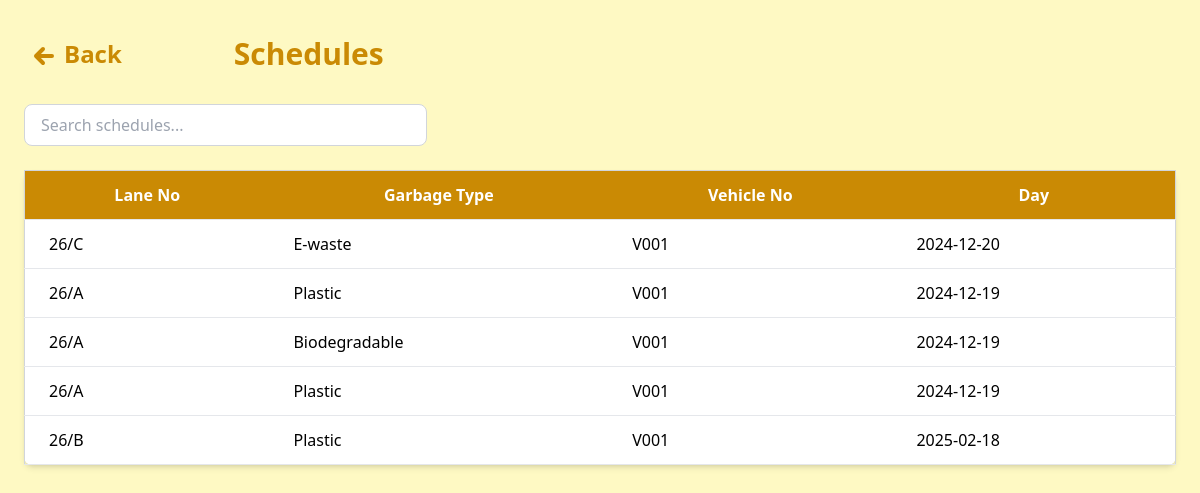
The page /user/view_schedules.php on the database as committed earlier.
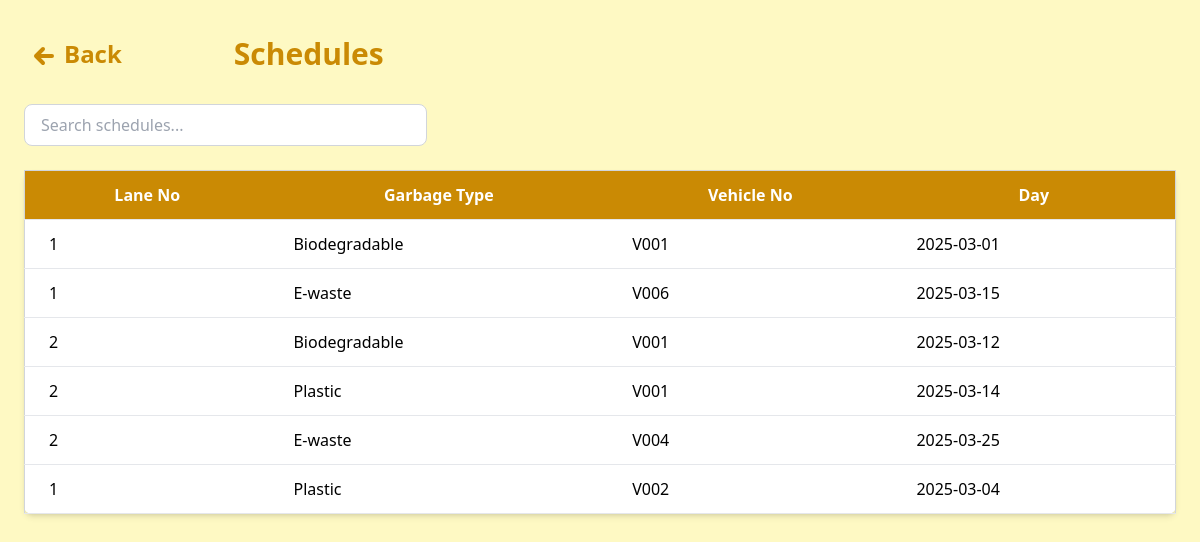
The same page on the database as committed later.
### tables this page shows
CREATE TABLE IF NOT EXISTS `schedule` (
  `id` int NOT NULL AUTO_INCREMENT,
  `lane_no` varchar(50) NOT NULL,
  `garbage_type` enum('Plastic','Biodegradable','E-waste') NOT NULL,
  `day` varchar(50) NOT NULL,
  `week` enum('Every week','First week','Second week','Third week','Fourth week') NOT NULL,
  `vehicle_no` varchar(50) NOT NULL,
  PRIMARY KEY (`id`)
);

### user/view_schedules.php (the view, shortened to what this page needs)
<?php
include '../config/database.php';
$sql = "SELECT * FROM schedule";
$result = $conn->query($sql);
?>
<!DOCTYPE html>
<html lang="en">
<head>
    <script src="https://cdn.tailwindcss.com"></script>
</head>
<body class="bg-yellow-100">
<div class="flex">
    <div class="flex-grow p-6">
        <div class="flex py-3 mb-5">
            <a href="../index.php" class="flex items-center text-yellow-600 hover:text-black text-2xl ml-2 font-bold">
                <svg xmlns="http://www.w3.org/2000/svg" viewBox="0 0 24 24" fill="none" stroke="currentColor" class="h-6 w-6 mr-2 mt-1">
                    <path stroke-linecap="round" stroke-linejoin="round" stroke-width="4" d="M11 19l-7-7 7-7M4 12h16" />
                </svg>
                Back
            </a>
            <h1 class="text-3xl font-bold text-yellow-600 ml-28">Schedules</h1>
        </div>
        <div class="mb-6">
            <input type="text" id="search" placeholder="Search schedules..." class="px-4 py-2 rounded-lg w-[35%] border border-gray-300 " />
        </div>
        <div id="schedules">
            <table class="min-w-full bg-white border border-gray-300 rounded-lg shadow-md">
                <thead>
                    <tr class="bg-yellow-600">
                        <th class="px-6 py-3 border-b text-white">Lane No</th>
                        <th class="px-6 py-3 border-b text-white">Garbage Type</th>
                        <th class="px-6 py-3 border-b text-white">Vehicle No</th>
                        <th class="px-6 py-3 border-b text-white">Day</th>
                    </tr>
                </thead>
                <tbody id="scheduleResults">
                    <?php if ($result->num_rows > 0): ?>
                        <?php while ($row = $result->fetch_assoc()): ?>
                            <tr class="request-row">
                                <td class="px-6 py-3 border-b"><?php echo $row['lane_no']; ?></td>
                                <td class="px-6 py-3 border-b"><?php echo $row['garbage_type']; ?></td>
                                <td class="px-6 py-3 border-b"><?php echo $row['vehicle_no']; ?></td>
                                <td class="px-6 py-3 border-b"><?php echo $row['day']; ?></td>
                            </tr>
                        <?php endwhile; ?>
                    <?php else: ?>
                        <tr>
                            <td colspan="4" class="px-6 py-3 text-center">No schedules found.</td>
                        </tr>
                    <?php endif; ?>
                </tbody>
            </table>
        </div>
    </div>
</div>
</body>
</html>

Rows that differ between the two databases and show on the page:
changed schedule (number 1 of 6 on the later page): lane_no "26/C" → "1"; garbage_type "E-waste" → "Biodegradable"; day "2024-12-20" → "2025-03-01"
changed schedule (number 2 of 6 on the later page): lane_no "26/A" → "1"; garbage_type "Plastic" → "E-waste"; vehicle_no "V001" → "V006"; day "2024-12-19" → "2025-03-15"
changed schedule (number 3 of 6 on the later page): lane_no "26/A" → "2"; day "2024-12-19" → "2025-03-12"
changed schedule (number 4 of 6 on the later page): lane_no "26/A" → "2"; day "2024-12-19" → "2025-03-14"
changed schedule (number 5 of 6 on the later page): lane_no "26/B" → "2"; garbage_type "Plastic" → "E-waste"; vehicle_no "V001" → "V004"; day "2025-02-18" → "2025-03-25"
added schedule: lane_no "1", garbage_type "Plastic", vehicle_no "V002", day "2025-03-04"
